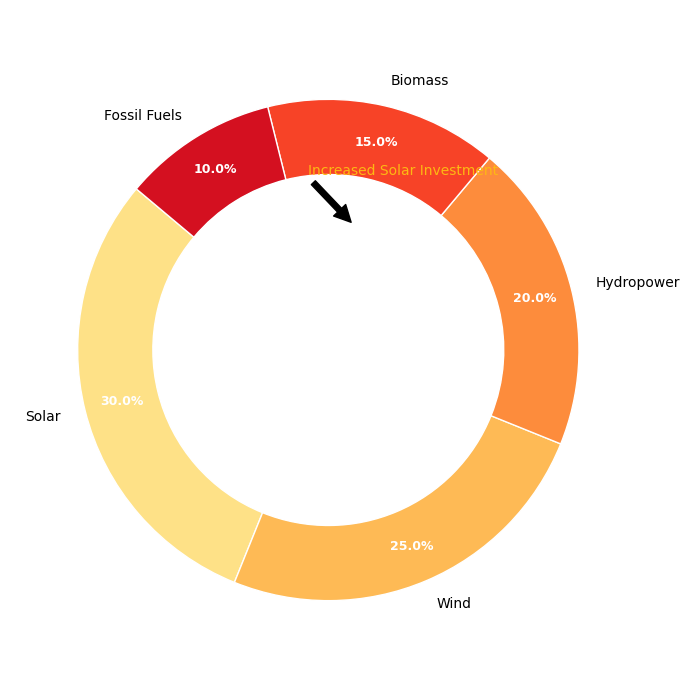

Reproduce this figure in Python.
import matplotlib.pyplot as plt
import matplotlib.cm as cm
import numpy as np

# Define the energy sources and their percentage share in EcoVille for 2023
energy_sources = ['Solar', 'Wind', 'Hydropower', 'Biomass', 'Fossil Fuels']
consumption_2023 = [30, 25, 20, 15, 10]

# Define a color gradient
gradient = cm.get_cmap('YlOrRd')(np.linspace(0.2, 0.8, len(energy_sources)))

# Create a subplot for 2023 data
fig, ax = plt.subplots(figsize=(7, 7))

wedges, texts, autotexts = ax.pie(
    consumption_2023, 
    labels=energy_sources, 
    autopct='%1.1f%%', 
    startangle=140, 
    colors=[gradient[i] for i in range(len(energy_sources))],
    wedgeprops=dict(width=0.3, edgecolor='w'),
    pctdistance=0.85
)

plt.setp(autotexts, size=9, weight="bold", color='white')

centre_circle = plt.Circle((0, 0), 0.70, fc='white')
ax.add_artist(centre_circle)

# Annotate solar energy to highlight growth
ax.annotate(
    'Increased Solar Investment',
    xy=(0.1, 0.5), xytext=(0.3, 0.7),
    arrowprops=dict(facecolor='black', shrink=0.05),
    fontsize=10, ha='center', color='#FDB813'
)

plt.tight_layout()
plt.show()
